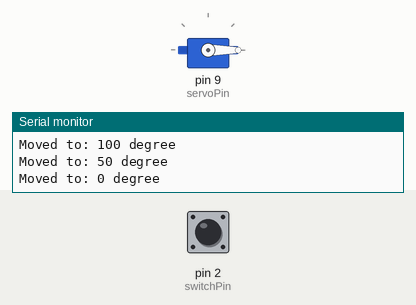
A sketch run on a simulated Arduino Uno, built with avr-gcc and run on an emulated ATmega328P. On the bench: servo, the last lines printed to the serial monitor. The test bench sets the inputs (shaded band); at power-on: pin 2 (switchPin) HIGH.

Above: at 0.35 s.
At 1.25 s:
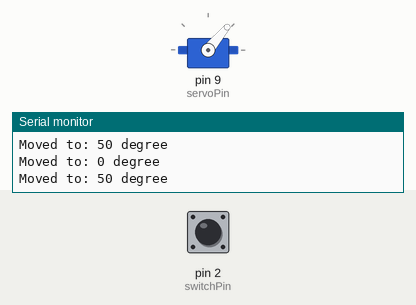
1.3 s: pin 2 (switchPin) pulled LOW for 3.2 s
At 2.6 s:
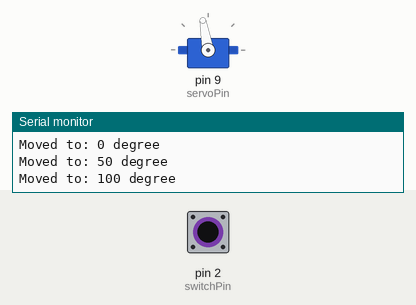
Timing chart, 0 to 12.2 s (numbered marks = the images above; inputs shaded):
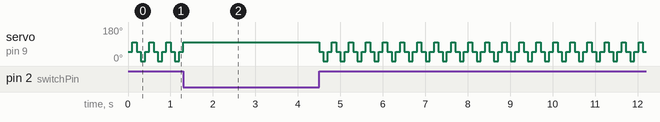

The sketch:

servo01.ino
```cpp
/*
Into Robotics
*/

#include <Servo.h>  //add '<' and '>' before and after servo.h

Servo servo;
#define servoPin 9
#define switchPin 2

int angle = 0; // servo position in degrees
int stepAngle = 50;
int switchPushed = 0;

const int minAngle = 0;
const int maxAngle = 90;


void setup()
{
  Serial.begin(9600);
  servo.attach(servoPin);
  pinMode(switchPin, INPUT_PULLUP);        //interruptor
  servo.write(angle);
}


void loop() {
  if(digitalRead(switchPin) == HIGH){
    switchPushed = 1;
  }
   if( switchPushed ){
  // change the angle for next time through the loop:
  angle = angle + stepAngle;

    // reverse the direction of the moving at the ends of the angle:
    if (angle >= maxAngle) {
      stepAngle = -stepAngle;
      switchPushed =0;
    }

    if (angle <= minAngle) {
      stepAngle = -stepAngle;
      switchPushed =0;
    }

    servo.write(angle); // move the servo to desired angle
    Serial.print("Moved to: ");
    Serial.print(angle);   // print the angle
    Serial.println(" degree");
    delay(100); // waits for the servo to get there
   }


}
```

Measured:
- by itself, servo on pin 9 (servoPin): repeats every 0.40 s: 50° 0.10 s, 0° 0.10 s, 50° 0.10 s, 100° 0.10 s
